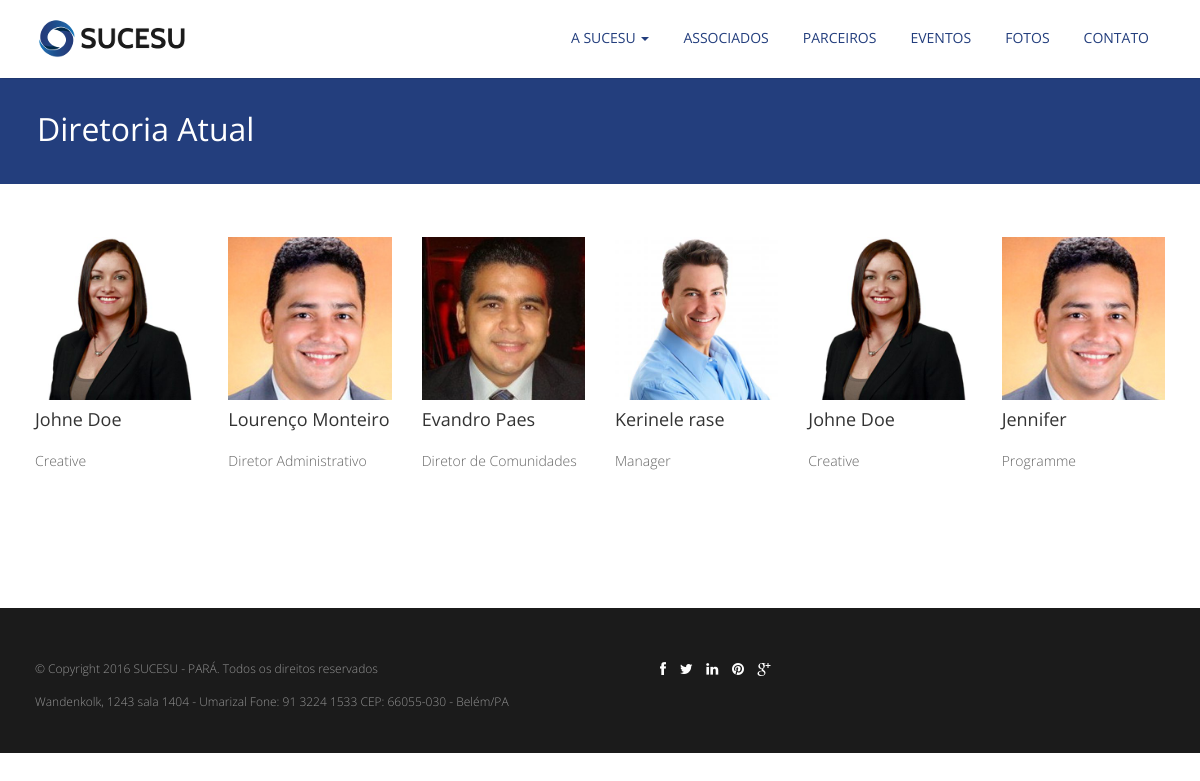
Page /diretoria_atual/ on the committed database.
### sucesuview/models.py (models this page shows)
class DiretoriaAtual(models.Model):
    nome = models.CharField(max_length=200)
    cargo = models.CharField(max_length=200)
    imagem = models.ImageField(upload_to='images/diretoria/%Y-%m/%d')

### sucesuview/views.py (the view)
# urls.py: path('diretoria_atual/', views.diretoria_atual, name='diretoria_atual'),
def diretoria_atual(request):
    diretores = DiretoriaAtual.objects.all()
    return render(request, 'sucesuview/diretoria_atual.html', {'diretores': diretores})

### sucesuview/templates/sucesuview/diretoria_atual.html (shortened to what this page needs)
{% extends 'sucesuview/base.html' %}
{% load staticfiles%}
{% block content %}
	<section id="inner-headline">
	<div class="container">
		<div class="row">
			<div class="col-lg-12">
				<h2 class="pageTitle">Diretoria Atual</h2>
			</div>
		</div>
	</div>
	</section>
	<section id="content">
	<div class="container">
						<br>
						<div class="team-six">
							<div class="row">
								{% for diretor in diretores %}
								<div class="col-md-2 col-xs-6">
									<div class="team-member">
										<img class="img-responsive" src="{{diretor.imagem.url}}" alt="">
										<h4>{{ diretor.nome }}</h4>
										<span class="deg"> {{ diretor.cargo }} </span>
									</div>
								</div>
								{% endfor %}
							</div>
						</div>
					</div>
	</section>
{% endblock %}

### sucesuview/static/css/style.css (style rules this page uses)
body { font-family:'Open Sans', Arial, sans-serif; font-size:14px; font-weight:300; line-height:1.6em; color:#656565; background: #fff; }
h1,h2, h3, h4, h5, h6 { font-family:'Open Sans', Arial, sans-serif; font-weight: normal; line-height:1.1em; color:#333; margin-bottom: 20px; }
.container { padding:0 20px 0 20px; position:relative; }
.row,.row-fluid { margin-bottom:30px; }
.pageTitle { color: #fff; margin: 30px 0 3px; display: inline-block; }
#content { position:relative; padding: 30px 0 0px 0; min-height: 53vh; }
#content img { max-width:auto; height:auto; }
#inner-headline { background: #233E7D;position: relative;margin: 0;margin-top: 76px;padding: 0; }
#inner-headline h2.pageTitle { color: #FFFFFF; padding: 5px 0 5px 2px; text-align: left; display:block; font-size: 32px; font-weight: normal; position: relative; }

### rows in the picture
DiretoriaAtual: imagem (picture), nome "Johne Doe", cargo "Creative"
DiretoriaAtual: imagem (picture), nome "Lourenço Monteiro", cargo "Diretor Administrativo"
DiretoriaAtual: imagem (picture), nome "Evandro Paes", cargo "Diretor de Comunidades"
DiretoriaAtual: imagem (picture), nome "Kerinele rase", cargo "Manager"
DiretoriaAtual: imagem (picture), nome "Johne Doe", cargo "Creative"
DiretoriaAtual: imagem (picture), nome "Jennifer", cargo "Programme"
